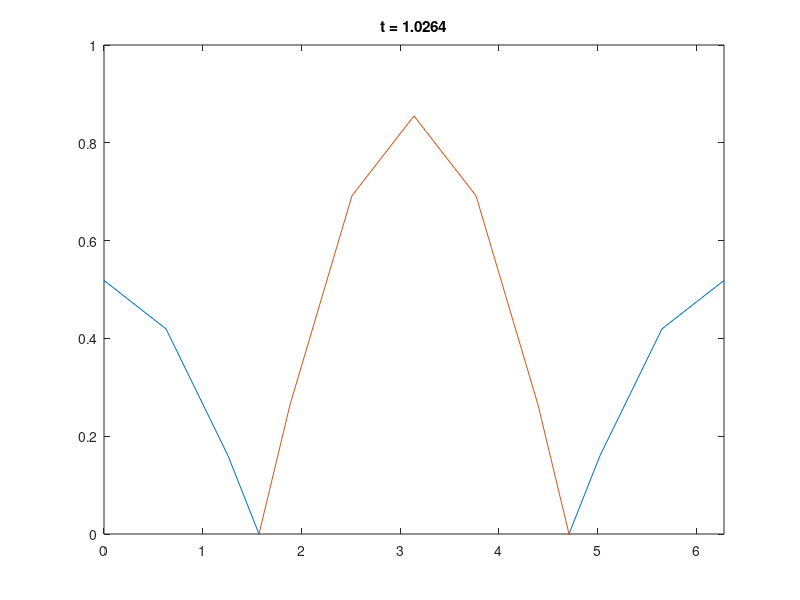
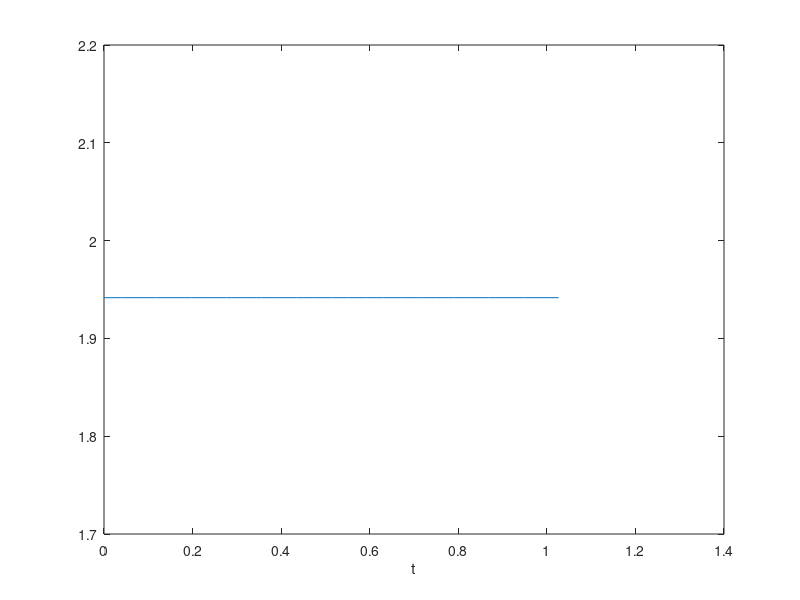
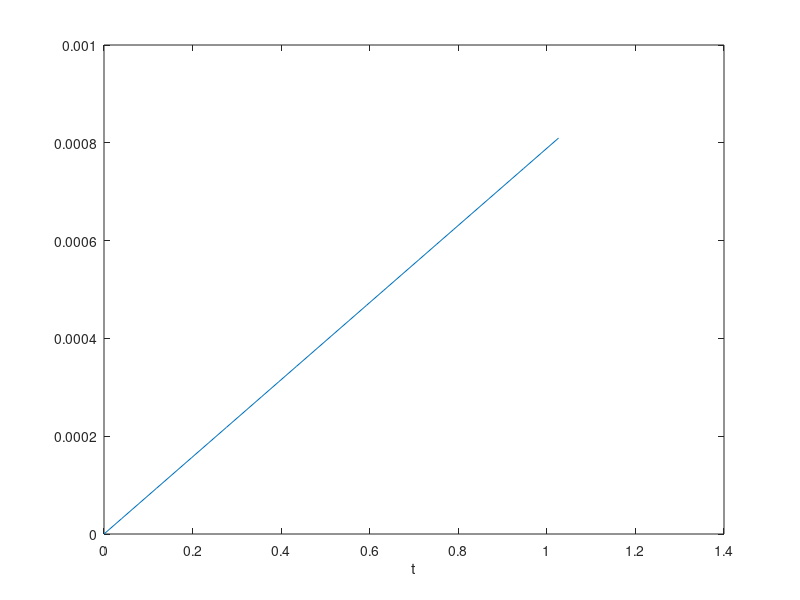

Reproduce these figures in MATLAB, in order.
%% Main parameters
D = 1;
L = 2*pi;
T = 1;

Nx = 10;
nu = .1i; % nu = D * tau / h^2

%% Secondary parameters
x = linspace(0, L, Nx + 1);
h = x(2) - x(1);

tau = nu * h^2 / D / 1i;
Nt = ceil(T/tau) + 1;
T = tau*(Nt - 1);
t = 0 : tau : T;

u_ref = @(t, x) exp(-1i*D*t) .* cos(x);
u_0 = u_ref(0, x);
% figure(1)
% plot(x, u_0)

%% Transition matrices
alpha = 24*nu + 20;
a = 2*(1 - 6*nu)/alpha;
b = 4*(6*nu - 5)/alpha;
c = -2*(1 + 6*nu)/alpha;

U_now = b * eye(Nx) + ...
    diag(c * ones(Nx-1, 1), 1) + ...
    diag(c * ones(Nx-1, 1),-1);
U_next = eye(Nx) + ...
    diag(a * ones(Nx-1, 1), 1) + ...
    diag(a * ones(Nx-1, 1),-1);

%% Periodic border condition
U_next(1, end) = a;
U_next(end, 1) = a;

U_now(1, end) = c;
U_now(end, 1) = c;

%% Integration
U = zeros(Nt, Nx);
U(1, :) = u_0(1 : end-1);

for k = 2 : Nt
    U(k, :) = -U_next \ U_now * U(k - 1, :).';
end
U = [U, U(:, 1)];

%% Visualisation
figure(2)
for k = [1 : floor(Nt/200) : Nt, Nt]
    plot(x, real(U(k, :)));
    hold on;
    plot(x, imag(U(k, :)));
    hold off;
    axis([0 L 0 1]);
    title(['t = ', num2str((k-1)*tau)]);
    drawnow;
end

%% Visualisation 2
prob = sqrt(h*sum(U .* conj(U), 2));

figure(3);
plot(t, prob);
xlabel('t');

%% Error
C_norm = max(abs(U - u_ref(t.', x)), [], 2);
figure(4)
plot(t, C_norm);
xlabel('t')
